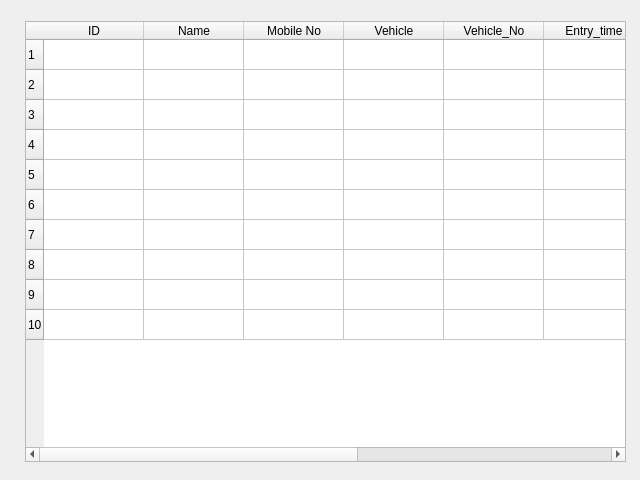
<?xml version="1.0" encoding="UTF-8"?>
<ui version="4.0">
 <class>Form</class>
 <widget class="QWidget" name="Form">
  <property name="geometry">
   <rect>
    <x>0</x>
    <y>0</y>
    <width>640</width>
    <height>480</height>
   </rect>
  </property>
  <property name="windowTitle">
   <string>Form</string>
  </property>
  <widget class="QTableWidget" name="customer_tableWidget">
   <property name="geometry">
    <rect>
     <x>25</x>
     <y>21</y>
     <width>601</width>
     <height>441</height>
    </rect>
   </property>
   <property name="rowCount">
    <number>10</number>
   </property>
   <property name="columnCount">
    <number>9</number>
   </property>
   <row/>
   <row/>
   <row/>
   <row/>
   <row/>
   <row/>
   <row/>
   <row/>
   <row/>
   <row/>
   <column>
    <property name="text">
     <string>ID</string>
    </property>
   </column>
   <column>
    <property name="text">
     <string>Name</string>
    </property>
   </column>
   <column>
    <property name="text">
     <string>Mobile No</string>
    </property>
   </column>
   <column>
    <property name="text">
     <string>Vehicle</string>
    </property>
   </column>
   <column>
    <property name="text">
     <string>Vehicle_No</string>
    </property>
   </column>
   <column>
    <property name="text">
     <string>Entry_time</string>
    </property>
   </column>
   <column>
    <property name="text">
     <string>Exit_time</string>
    </property>
   </column>
   <column>
    <property name="text">
     <string>Slot</string>
    </property>
   </column>
   <column>
    <property name="text">
     <string>Action</string>
    </property>
   </column>
  </widget>
 </widget>
 <resources/>
 <connections/>
</ui>
